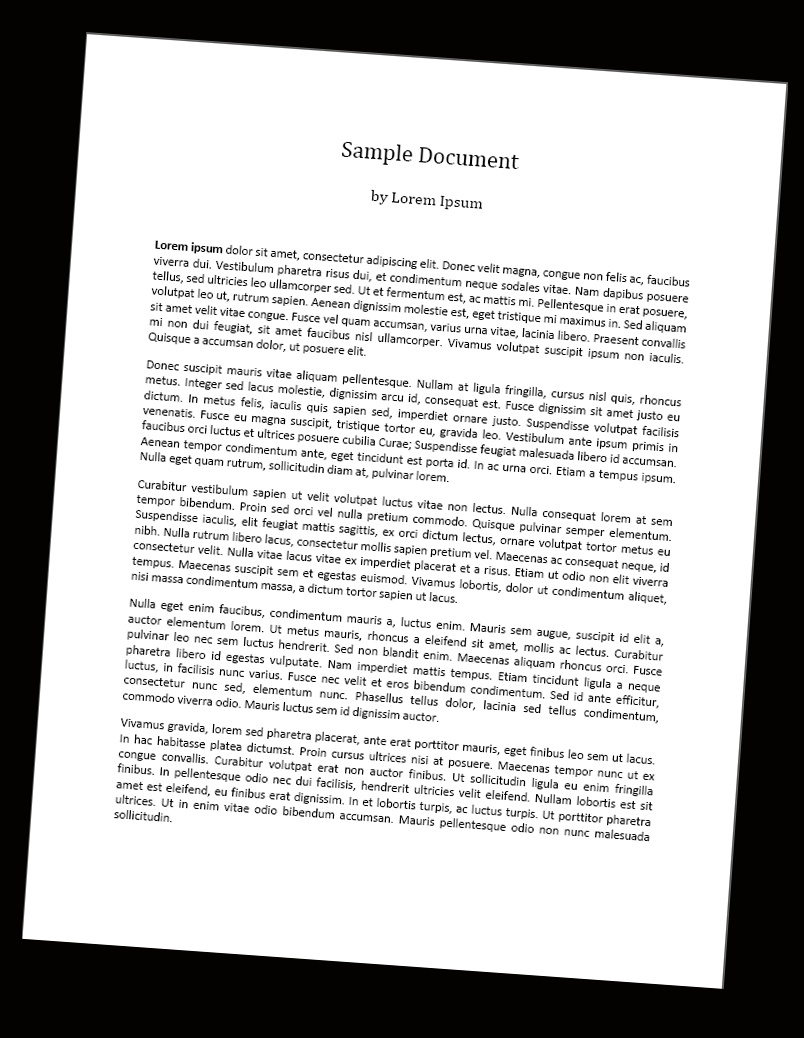
#> input picture dataset/coba7.png, 804 x 1038 px, found by its file name
$ python test1.py
#> lines starting #> are read from the running program, lines starting #| are printed output that depends on the picture; after the words box and inside, x2 and y2 are one past the last pixel; in counts of white or black regions, pixels touching at a corner belong together
import cv2
import numpy as np
import math
import os
import pytesseract
# Versi Nuel

# --- Konfigurasi Tesseract
tesseract_path_default = r"C:\Program Files\Tesseract-OCR\tesseract.exe" # Sesuaikan dengan path Anda
try:
    pytesseract.pytesseract.tesseract_cmd = os.environ.get('TESSERACT_CMD', tesseract_path_default)
    pytesseract.get_tesseract_version()
#> (this line was passed over: pytesseract is not available in this run)
    print(f"✅ Tesseract OCR ditemukan di: {pytesseract.pytesseract.tesseract_cmd}")
    print(f"   Versi Tesseract: {pytesseract.get_tesseract_version()}")
#> (this line was passed over: pytesseract is not available in this run)
except Exception as e:
    print(f"⚠️ Peringatan Tesseract: {e}")
    if not os.path.exists(pytesseract.pytesseract.tesseract_cmd):
        print(f"❌ Error: Tesseract OCR tidak ditemukan di path '{pytesseract.pytesseract.tesseract_cmd}'.")
        print("Pastikan Tesseract OCR terinstal dan path ke tesseract.exe sudah benar, atau set environment variable TESSERACT_CMD.")

def koreksi_kemiringan(path_citra):
    """
    Membaca citra teks, mendeteksi sudut kemiringan menggunakan Hough Transform,
    mengidentifikasi arah kemiringan, dan melakukan rotasi untuk meluruskan teks.

    Args:
        path_citra (str): Path menuju file citra input.

    Returns:
        tuple: Berisi (citra_asli, citra_hasil_rotasi, sudut_kemiringan, arah_kemiringan)
               atau None jika tidak ada garis yang terdeteksi.
    """
#> called with path_citra = 'dataset\\coba7.png'
    # 1. Baca citra
    citra = cv2.imread(path_citra)
#> citra is the input picture: shape (1038, 804, 3); mean B, G, R 182.7, 183.2, 183.4
    if citra is None:
        print(f"Error: Tidak dapat membaca citra dari {path_citra}")
        return None, None, None, None

    citra_asli = citra.copy()

    # 2. Pra-pemrosesan
    # Konversi ke grayscale
    gray = cv2.cvtColor(citra, cv2.COLOR_BGR2GRAY)
    # Invert gambar jika teks lebih terang dari background (opsional, tergantung citra)
    # gray = cv2.bitwise_not(gray)
    # Deteksi tepi menggunakan Canny
    edges = cv2.Canny(gray, 50, 150, apertureSize=3)
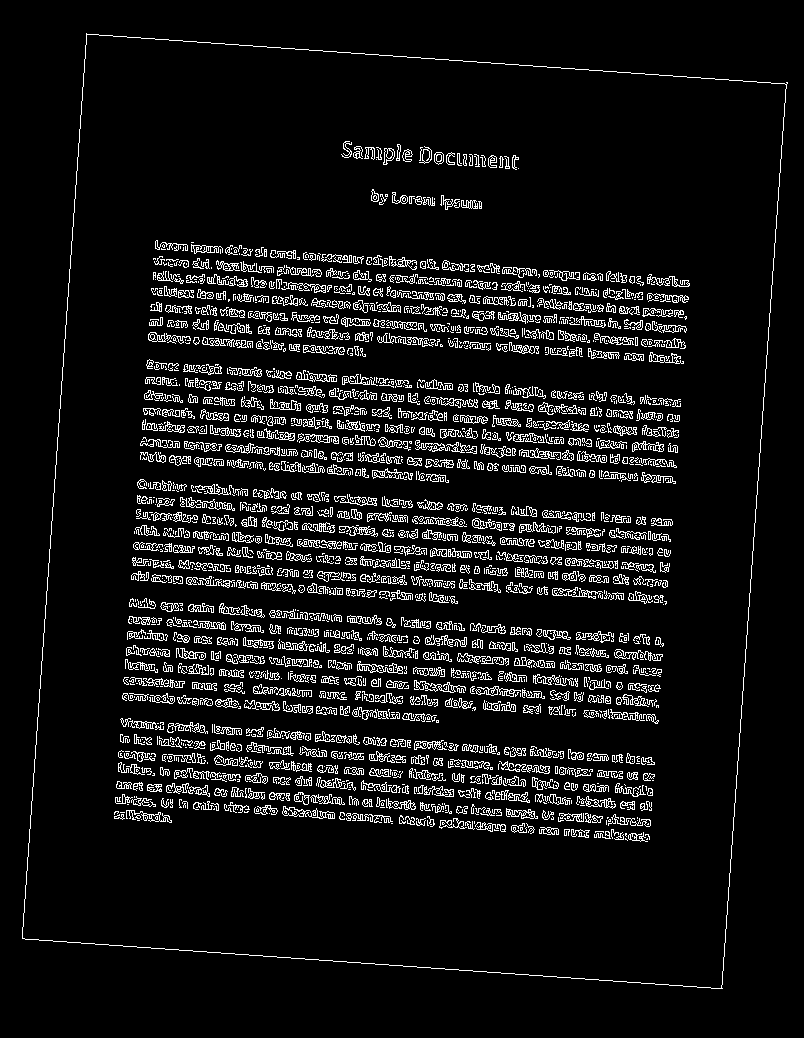
#> edges: shape (1038, 804); 7.7% white in thin lines or dots, all inside (x1, y1, x2, y2) = (22, 33, 788, 989)

    # 3. Terapkan Hough Line Transform
    # Parameter HoughLinesP:
    # - edges: output dari detektor tepi.
    # - 1: resolusi rho dalam piksel.
    # - np.pi / 180: resolusi theta dalam radian.
    # - threshold: jumlah minimum irisan untuk mendeteksi garis.
    # - minLineLength: panjang minimum garis dalam piksel.
    # - maxLineGap: celah maksimum antara segmen garis yang akan dianggap sebagai satu garis.
    lines = cv2.HoughLinesP(edges, 1, np.pi / 180, threshold=80, minLineLength=50, maxLineGap=10)
#> lines = 297 rows, first 6: [722, 988, 772, 271], [86, 34, 787, 83], [25, 939, 721, 988], [34, 772, 86, 33], [147, 368, 680, 405], [126, 653, 658, 691]

    if lines is None:
        print(f"Tidak ada garis yang terdeteksi di {path_citra}. Coba sesuaikan parameter Hough.")
        return citra_asli, None, 0, "Tidak terdeteksi"

    angles = []
    for line in lines:
        x1, y1, x2, y2 = line[0]
        # Hitung sudut garis
        # Perhatikan: atan2 mengembalikan sudut dalam radian, antara -pi dan pi.
        # Sudut dihitung relatif terhadap sumbu x positif.
        angle = math.atan2(y2 - y1, x2 - x1) * 180.0 / np.pi
        angles.append(angle)
#> this loop made 297 passes
#> (x1, y1, x2, y2, angle) on passes 1 to 3: (722, 988, 772, 271, -86.01), (86, 34, 787, 83, 4), (25, 939, 721, 988, 4.03)
#> after the loop, angles = 297 values, max 6.43 at index 243, min -86.04 at index 17, mean 2.79

    # 4. Tentukan sudut kemiringan dominan
    # Kita bisa menggunakan median atau modus dari sudut-sudut yang terdeteksi.
    # Median lebih robust terhadap outlier.
    # Filter sudut yang masuk akal untuk kemiringan teks (misalnya antara -45 dan 45 derajat)
    # karena Hough Transform bisa mendeteksi garis vertikal juga.
    filtered_angles = [angle for angle in angles if -45 < angle < 45 and angle != 0]
#> filtered_angles = 293 values, max 6.43 at index 239, min 2.88 at index 215, mean 4.01

    if not filtered_angles:
        print(f"Tidak ada sudut kemiringan teks yang signifikan terdeteksi di {path_citra}.")
        return citra_asli, citra_asli, 0, "Tidak signifikan" # Kembalikan citra asli jika tidak ada kemiringan

    sudut_kemiringan = np.median(filtered_angles)
#> sudut_kemiringan = 3.99

    # 5. Identifikasi arah kemiringan
    arah_kemiringan = "Tidak ada"
    if sudut_kemiringan > 0.5: # Tambahkan sedikit toleransi
        arah_kemiringan = "Berlawanan Arah Jarum Jam (Rotasi ke Kanan)"
    elif sudut_kemiringan < -0.5: # Tambahkan sedikit toleransi
        arah_kemiringan = "Searah Jarum Jam (Rotasi ke Kiri)"
    else:
        arah_kemiringan = "Tegak Lurus / Kemiringan Sangat Kecil"


    print(f"Citra: {path_citra}")
    print(f"Sudut Kemiringan Terdeteksi: {sudut_kemiringan:.2f} derajat")
#| Sudut Kemiringan Terdeteksi: 3.99 derajat
    print(f"Arah Kemiringan: {arah_kemiringan}")

    # 6. Rotasi citra untuk meluruskan
    (h, w) = citra.shape[:2]
    center = (w // 2, h // 2)

    # Matriks rotasi
    # Perhatikan: OpenCV melakukan rotasi berlawanan arah jarum jam untuk sudut positif.
    # Jadi, jika sudut_kemiringan adalah X, kita perlu merotasi sebesar -X.
    M = cv2.getRotationMatrix2D(center, sudut_kemiringan, 1.0) # Koreksi sudut rotasi
#> M = [[0.998, 0.0695, -35.1], [-0.0695, 0.998, 29.2]]

    # Hitung dimensi baru gambar setelah rotasi agar seluruh gambar terlihat
    cos = np.abs(M[0, 0])
#> cos = 0.998
    sin = np.abs(M[0, 1])
#> sin = 0.0695

    new_w = int((h * sin) + (w * cos))
#> new_w = 874
    new_h = int((h * cos) + (w * sin))
#> new_h = 1091

    # Sesuaikan matriks rotasi untuk memperhitungkan translasi
    M[0, 2] += (new_w / 2) - center[0]
    M[1, 2] += (new_h / 2) - center[1]

    citra_hasil_rotasi = cv2.warpAffine(citra, M, (new_w, new_h), flags=cv2.INTER_CUBIC, borderMode=cv2.BORDER_REPLICATE)
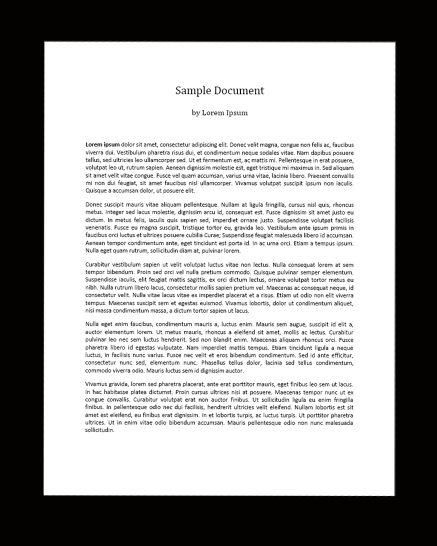
#> citra_hasil_rotasi: shape (1091, 874, 3) (shown at 1/2 size); mean B, G, R 159.6, 160.3, 160.6


    return citra_asli, citra_hasil_rotasi, sudut_kemiringan, arah_kemiringan

if __name__ == "__main__":
    # Ganti dengan path ke citra-citra input kalian
    daftar_citra_input = [
        "dataset\coba7.png"
    ]

     # <<< GANTI BAHASA OCR DI SINI JIKA PERLU >>>
    ocr_language = 'eng+ind' # Contoh: Inggris dan Indonesia

    # <<< SET OPSI THRESHOLDING SEBELUM OCR (OPSIONAL TAPI DIREKOMENDASIKAN) >>>
    apply_ocr_preprocessing_thresholding = True
    # Pilih INV jika teks lebih gelap dari latar belakang pada gambar grayscale setelah koreksi
    ocr_threshold_type = cv2.THRESH_BINARY_INV + cv2.THRESH_OTSU


    for i, path_input in enumerate(daftar_citra_input):
        print(f"\n--- Memproses Citra {i+1}: {path_input} ---")
        citra_asli, citra_terkoreksi, sudut, arah = koreksi_kemiringan(path_input)
#> sudut = 3.99

        if citra_asli is not None:
            cv2.imshow(f"Citra Asli {i+1}", citra_asli)
            if citra_terkoreksi is not None:
                cv2.imshow(f"Citra Terkoreksi {i+1} (Sudut: {sudut:.2f}, Arah: {arah})", citra_terkoreksi)
                # Simpan hasil (opsional)
                # nama_file_output = f"hasil_koreksi_{i+1}.png"
                # cv2.imwrite(nama_file_output, citra_terkoreksi)
                # print(f"Hasil koreksi disimpan sebagai: {nama_file_output}")
                 # --- Langkah OCR dengan Tesseract ---
                print("\n  Melakukan OCR pada citra terkoreksi...")
                img_for_ocr = citra_terkoreksi.copy()

                if apply_ocr_preprocessing_thresholding:
                    print("    Menerapkan thresholding tambahan sebelum OCR...")
                    if len(img_for_ocr.shape) == 3: # Jika berwarna
                        ocr_gray = cv2.cvtColor(img_for_ocr, cv2.COLOR_BGR2GRAY)
                    else: # Jika sudah grayscale
                        ocr_gray = img_for_ocr

                    # Terapkan thresholding
                    _, ocr_thresholded = cv2.threshold(ocr_gray, 0, 255, ocr_threshold_type)
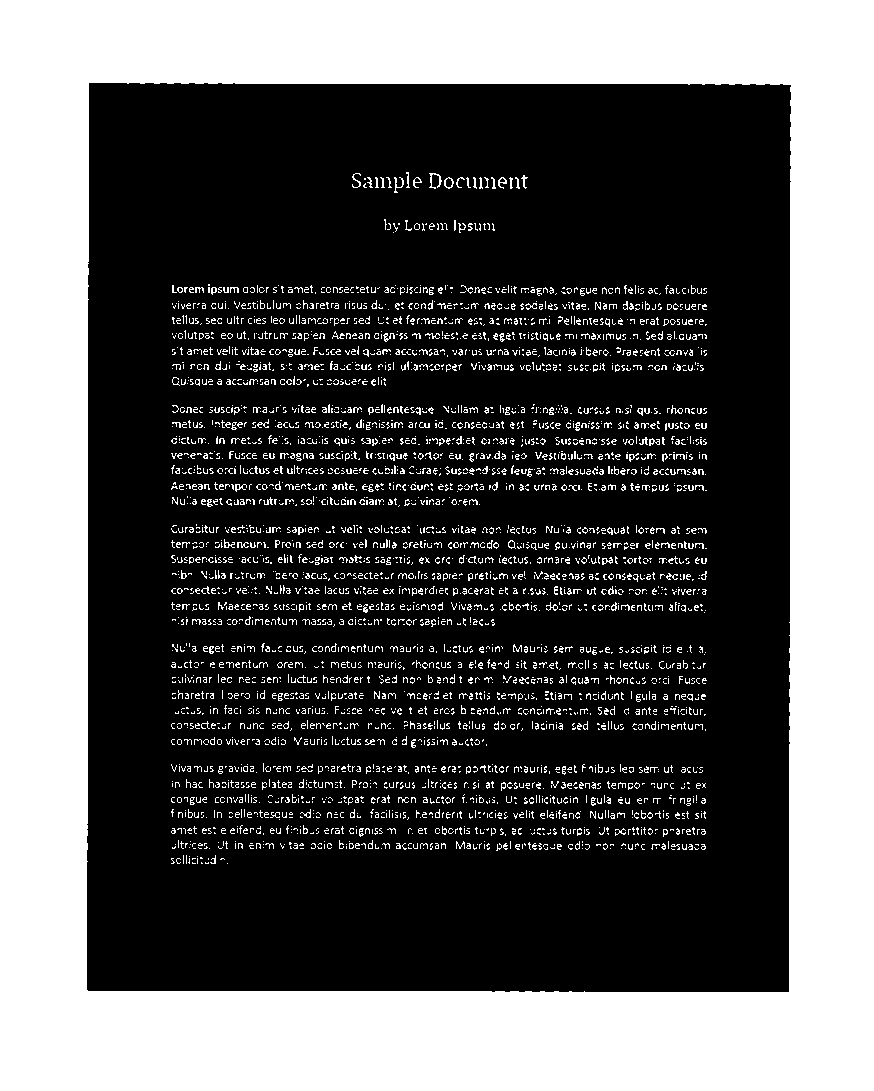
#> ocr_thresholded: shape (1091, 874); 37% white; 3778 white regions (3464 under 20 px), largest, box (x1, y1, x2, y2) and area: (0, 0, 874, 1091) 316839, (429, 173, 442, 189) 73, (394, 177, 404, 193) 56
                    img_for_ocr = ocr_thresholded # Gambar untuk OCR sekarang adalah hasil threshold
                    cv2.imshow(f"Thresholded untuk OCR {i+1}", img_for_ocr)


                try:
                    # Pytesseract dapat menerima citra BGR, RGB, atau Grayscale (NumPy array).
                    # Jika sudah di-threshold menjadi biner/grayscale, tidak perlu konversi BGR2RGB.
                    custom_config = r'--oem 3 --psm 6' # Contoh konfigurasi, sesuaikan jika perlu
#> (the run stopped early here; a loop or call above may not have finished)

$ run again, with dataset/coba1.png copied over dataset/coba7.png
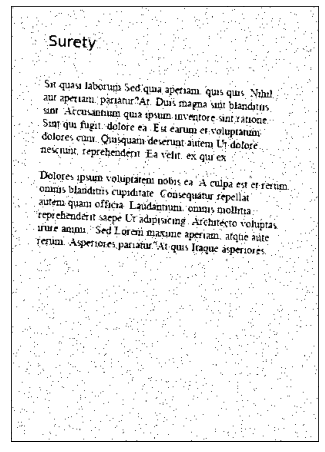
#> input picture dataset/coba1.png, 325 x 452 px, found by its file name
#> in koreksi_kemiringan, citra is the input picture: shape (452, 325, 3); min 0, max 255, mean 239.2
#> in koreksi_kemiringan, `edges = cv2.Canny(gray, 50, 150, apertureSize=3)`:
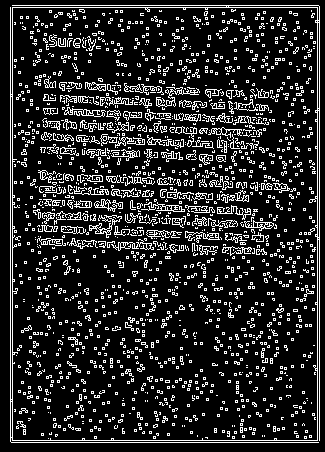
#> edges: shape (452, 325); 15.6% white in thin lines or dots
#> lines = 77 rows, first 6: [317, 442, 317, 5], [10, 441, 10, 7], [319, 440, 319, 6], [12, 442, 12, 5], [13, 5, 318, 5], [13, 7, 316, 7]
#> the loop in koreksi_kemiringan, `for line in lines:` made 77 passes
#> (x1, y1, x2, y2, angle) on passes 1 to 8: (317, 442, 317, 5, -90), (10, 441, 10, 7, -90), (319, 440, 319, 6, -90), (12, 442, 12, 5, -90), (13, 5, 318, 5, 0), (13, 7, 316, 7, 0), (11, 442, 318, 442, 0), (13, 440, 316, 440, 0)
#> after the loop in koreksi_kemiringan, `for line in lines:`: angles = 77 values, max 84.85 at index 49, min -90 at index 0, mean -5.9
#> filtered_angles = 46 values, max 4.29 at index 44, min 1.81 at index 34, mean 3.11
#> sudut_kemiringan = 3
#| Sudut Kemiringan Terdeteksi: 3.00 derajat
#> M = [[0.999, 0.0523, -11.6], [-0.0523, 0.999, 8.78]]
#> cos = 0.999
#> sin = 0.0523
#> new_w = 348
#> new_h = 468
#> sudut = 3
#> `_, ocr_thresholded = cv2.threshold(ocr_gray, 0, 255, ocr_threshold_type)`:
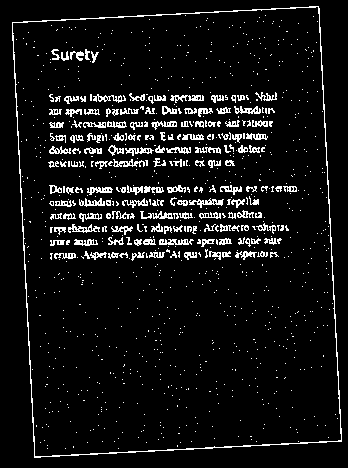
#> ocr_thresholded: shape (468, 348); 7.5% white in thin lines or dots

$ run again, with dataset/coba10.png copied over dataset/coba7.png
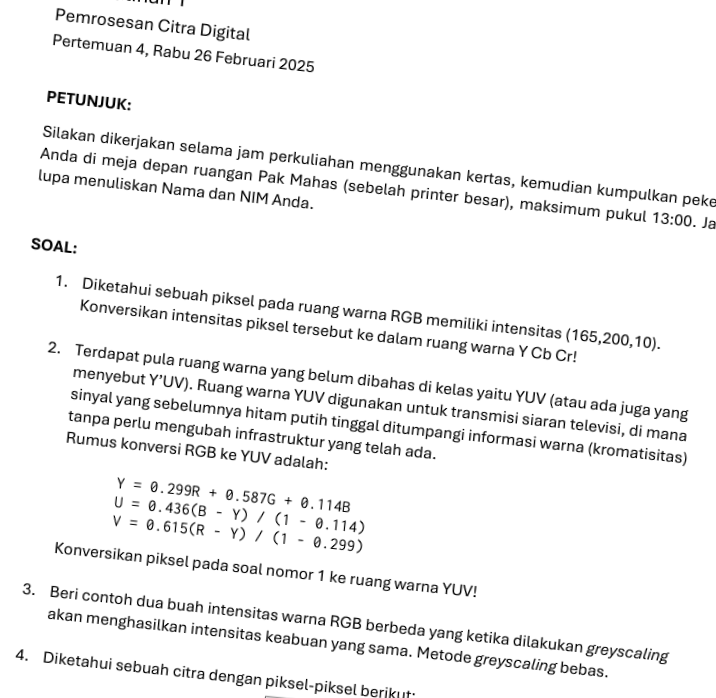
#> input picture dataset/coba10.png, 716 x 698 px, found by its file name
#> in koreksi_kemiringan, citra is the input picture: shape (698, 716, 3); min 0, max 255, mean 241.8
#> in koreksi_kemiringan, `edges = cv2.Canny(gray, 50, 150, apertureSize=3)`:
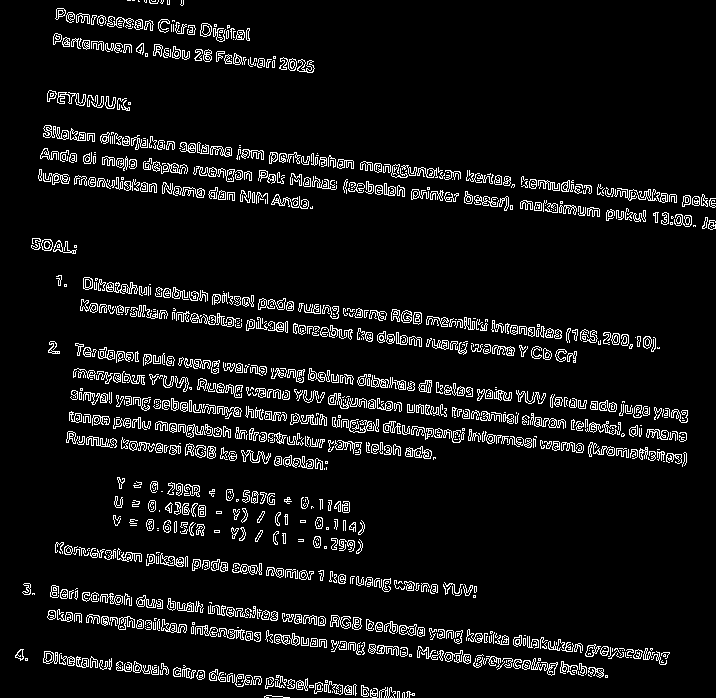
#> edges: shape (698, 716); 7.3% white in thin lines or dots
#> lines = 153 rows, first 6: [43, 128, 715, 198], [247, 393, 686, 439], [83, 286, 659, 347], [77, 353, 686, 417], [71, 391, 686, 456], [43, 136, 715, 206]
#> the loop in koreksi_kemiringan, `for line in lines:` made 153 passes
#> (x1, y1, x2, y2, angle) on passes 1 to 3: (43, 128, 715, 198, 5.95), (247, 393, 686, 439, 5.98), (83, 286, 659, 347, 6.05)
#> after the loop in koreksi_kemiringan, `for line in lines:`: angles = 153 values, max 8 at index 140, min 3.07 at index 75, mean 5.85
#> filtered_angles has the same summary as angles
#> sudut_kemiringan = 5.97
#| Sudut Kemiringan Terdeteksi: 5.97 derajat
#> M = [[0.995, 0.104, -34.36], [-0.104, 0.995, 39.13]]
#> cos = 0.995
#> sin = 0.104
#> new_w = 784
#> new_h = 768
#> sudut = 5.97
#> `_, ocr_thresholded = cv2.threshold(ocr_gray, 0, 255, ocr_threshold_type)`:
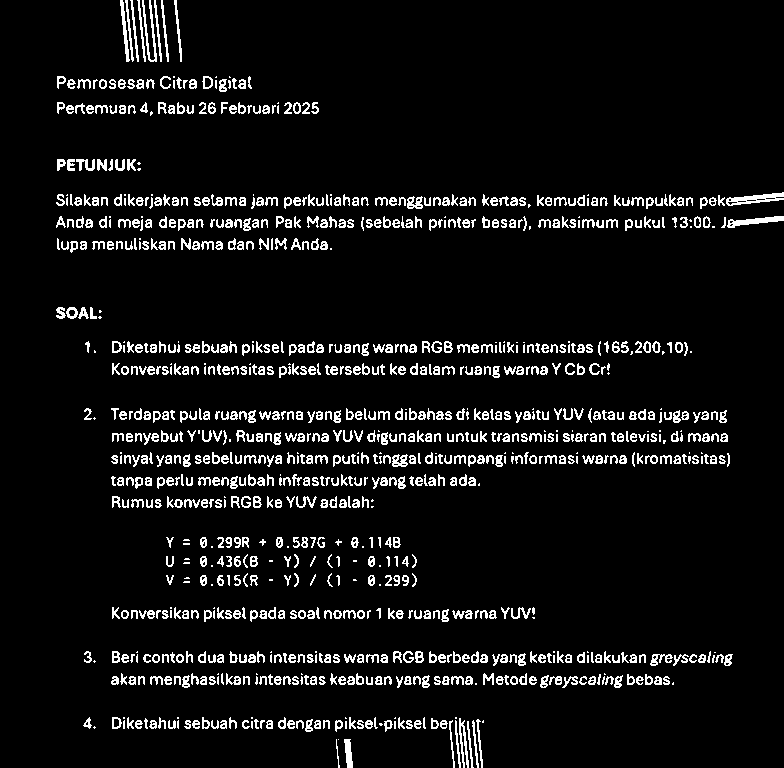
#> ocr_thresholded: shape (768, 784); 7% white in thin lines or dots
